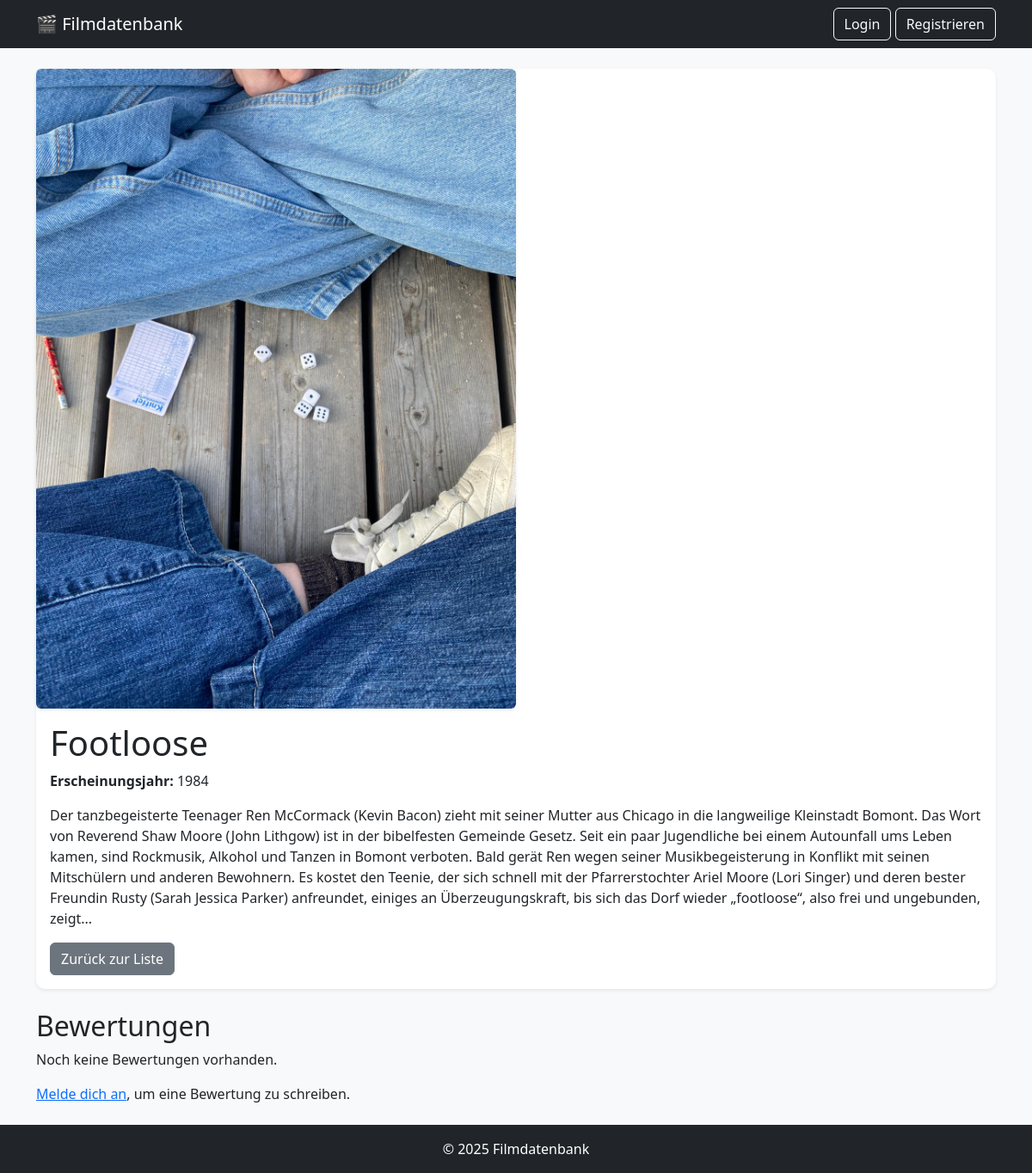
/movie/1, run on the app's committed database.
### models.py (models this page shows)
class Movie(db.Model):
    id = db.Column(db.Integer, primary_key=True)
    title = db.Column(db.String(255), nullable=False)
    description = db.Column(db.Text, nullable=True)
    release_year = db.Column(db.Integer, nullable=True)

### app.py (the view)
@app.route('/movie/<int:movie_id>')
def movie_detail(movie_id):
    movie = Movie.query.get_or_404(movie_id)
    form = ReviewForm()  # Formular für Bewertungen erstellen
    reviews = Review.query.filter_by(movie_id=movie_id).all()
    return render_template('movie.html', movie=movie, form=form, reviews=reviews)

### templates/movie.html (shortened to what this page needs)
{% extends "base.html" %}
{% block content %}
    <div class="card shadow-sm">
        {% if movie.image_filename %}
            <img src="{{ url_for('static', filename='uploads/' + movie.image_filename) }}"
                 class="card-img-top img-fluid rounded shadow-sm"
                 style="max-width: 50%;"
                 alt="{{ movie.title }}">
        {% else %}
            <img src="{{ url_for('static', filename='uploads/default.jpg') }}"
                 class="card-img-top img-fluid rounded shadow-sm"
                 style="max-width: 50%;"
                 alt="Kein Bild verfügbar">
        {% endif %}
        <div class="card-body">
            <h1 class="card-title">{{ movie.title }}</h1>
            <p class="card-text"><strong>Erscheinungsjahr:</strong> {{ movie.release_year }}</p>
            <p class="card-text">{{ movie.description }}</p>
            <a href="{{ url_for('index') }}" class="btn btn-secondary">Zurück zur Liste</a>
        </div>
    </div>
    <h2 class="mt-4">Bewertungen</h2>
    {% for review in movie.reviews %}
        <div class="border p-3 mb-3 bg-light rounded">
            <strong>{{ review.user.username }}</strong> – ⭐ {{ review.rating }}/10
            <p>{{ review.comment }}</p>
            {% if current_user.is_authenticated and review.user_id == current_user.id %}
                <form action="{{ url_for('delete_review', review_id=review.id) }}" method="post">
                    <button type="submit" class="btn btn-danger btn-sm">Bewertung löschen</button>
                </form>
            {% endif %}
        </div>
    {% else %}
        <p>Noch keine Bewertungen vorhanden.</p>
    {% endfor %}
    {% if current_user.is_authenticated %}
        <h3 class="mt-4">Bewertung hinzufügen</h3>
        <form method="post" action="{{ url_for('add_review', movie_id=movie.id) }}" class="mt-3">
            {{ form.hidden_tag() }}
            <label for="rating">Bewertung (0.0 - 10.0):</label>
            {{ form.rating(class="form-control") }}
            <label for="comment">Kommentar:</label>
            {{ form.comment(class="form-control") }}
            <button type="submit" class="btn btn-primary mt-2">Bewertung abgeben</button>
        </form>
    {% else %}
        <p class="mt-3"><a href="{{ url_for('login') }}">Melde dich an</a>, um eine Bewertung zu schreiben.</p>
    {% endif %}
{% endblock %}

### templates/base.html (shortened to what this page needs)
<!DOCTYPE html>
<html lang="de">
<head>
    <link rel="stylesheet" href="https://cdn.jsdelivr.net/npm/bootstrap@5.3.0/dist/css/bootstrap.min.css">
</head>
<body>
    <nav class="navbar navbar-expand-lg navbar-dark bg-dark">
        <div class="container">
            <a class="navbar-brand" href="{{ url_for('index') }}">🎬 Filmdatenbank</a>
            <div class="collapse navbar-collapse">
                <ul class="navbar-nav ms-auto">
                    {% if current_user.is_authenticated %}
                        <li class="nav-item">
                            <form action="{{ url_for('logout') }}" method="get">
                                <button type="submit" class="btn btn-outline-light">Logout</button>
                            </form>
                        </li>
                    {% else %}
                        <li class="nav-item">
                            <a class="btn btn-outline-light" href="{{ url_for('login') }}">Login</a>
                            <a class="btn btn-outline-light" href="{{ url_for('register') }}">Registrieren</a>
                        </li>
                    {% endif %}
                </ul>
            </div>
        </div>
    </nav>
    <div class="container mt-4">
        {% block content %}{% endblock %}
    </div>
    <footer class="bg-dark text-white text-center py-3 mt-4">
        &copy; 2025 Filmdatenbank
    </footer>
</body>
</html>

### templates/base.html (style rules this page uses)
body { background-color: #f8f9fa; }
.card { border: none; border-radius: 10px; box-shadow: 0 0 10px rgba(0, 0, 0, 0.1); transition: 0.3s ease-in-out; }

### data on the page
Movie: title "Footloose", release_year "1984", description "Der tanzbegeisterte Teenager Ren McCormack (Kevin Bacon) zieht mit seiner Mutter aus Chicago in die langweilige Kleinstadt Bomont. Das Wort von Reverend Shaw Moore (John Lithgow) ist in der bibelfesten Gemeinde Gesetz. Seit ein paar Jugendliche bei einem Autounfall ums Leben kamen, sind Rockmusik, Alkohol und Tanzen in Bomont verboten. Bald gerät Ren wegen seiner Musikbegeisterung in Konflikt mit seinen Mitschülern und anderen Bewohnern. Es kostet den Teenie, der sich schnell mit der Pfarrerstochter Ariel Moore (Lori Singer) und deren bester Freundin Rusty (Sarah Jessica Parker) anfreundet, einiges an Überzeugungskraft, bis sich das Dorf wieder „footloose“, also frei und ungebunden, zeigt..."
